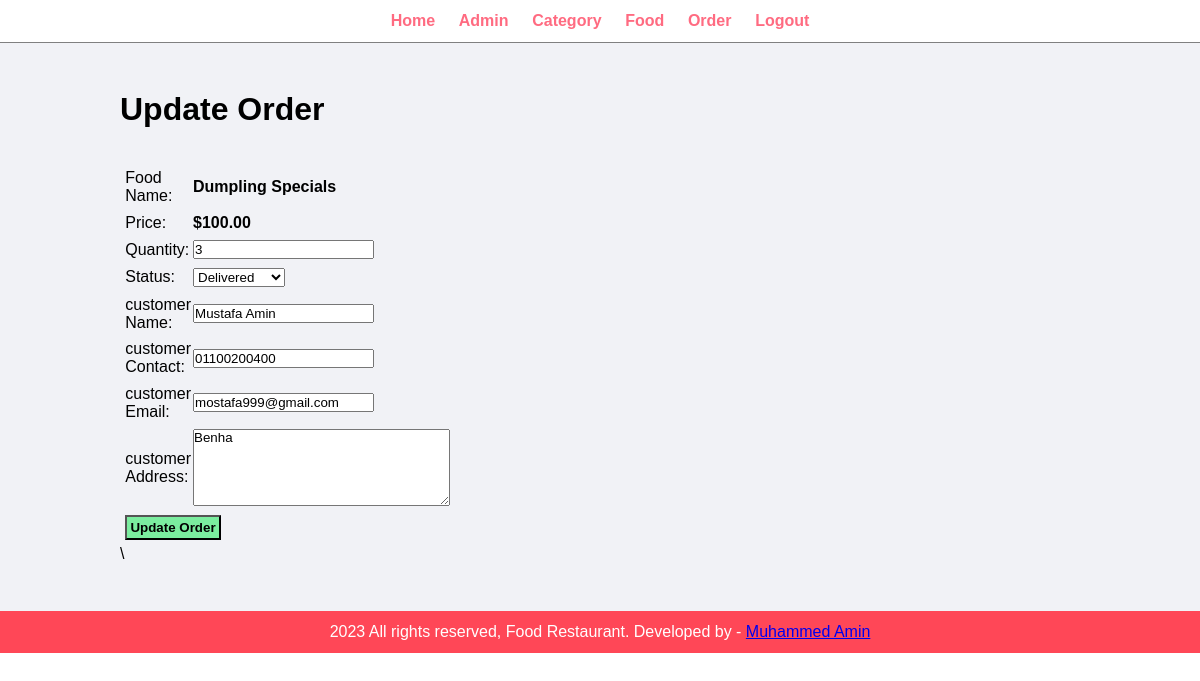
/admin/update-order.php?id=2 (signed in), run on the app's committed database.
### tables this page shows
CREATE TABLE `tbl_order` (
  `id` int(10) UNSIGNED NOT NULL,
  `food` varchar(150) NOT NULL,
  `price` decimal(10,2) NOT NULL,
  `quantity` int(11) NOT NULL,
  `total` decimal(10,2) NOT NULL,
  `order_date` datetime NOT NULL,
  `status` varchar(50) NOT NULL,
  `customer_name` varchar(150) NOT NULL,
  `customer_contact` varchar(20) NOT NULL,
  `customer_email` varchar(150) NOT NULL,
  `customer_address` varchar(255) NOT NULL
);

### admin/update-order.php (the view, shortened to what this page needs)
<?php include('partials/menu.php') ?>
<div class="main-content">
    <div class="wrapper">
        <h1>Update Order</h1>
        <br><br>
        <?php
        if (isset($_GET['id'])) {
            $id = $_GET['id'];
            $sql = "SELECT * FROM tbl_order WHERE id = $id";
            $res = mysqli_query($conn, $sql);
            $count = mysqli_num_rows($res);
            if ($count > 0) {
                $row = mysqli_fetch_assoc($res);
                 $food = $row['food'];
                 $price = $row['price'];
                 $qty = $row['quantity'];
                 $status = $row['status'];
                 $customer = $row['customer_name'];
                 $customer_contact = $row['customer_contact'];
                 $customer_email = $row['customer_email'];
                 $customer_address = $row['customer_address'];
            } else {
                header('location: ' . SITEURL . 'admin/manage-order.php');
            }
        } else {
            header('location: ' . SITEURL . 'admin/manage-order.php');
        }
        ?>
        <form action="" method="POST" enctype="multipart/form-data">
            <table class="tbl-30">
                <tr>
                    <td>Food Name: </td>
                    <td>
                        <b><?php echo $food ?></b>
                    </td>
                </tr>
                <tr>
                    <td>Price:</td>
                    <td>
                        <b>$<?php echo $price ?></b>
                    </td>
                </tr>
                <tr>
                    <td>Quantity: </td>
                    <td>
                        <input type="number" name="qty" value="<?php echo $qty ?>">
                    </td>
                </tr>
                <tr>
                    <td>Status: </td>
                    <td>
                        <select name="status">
                            <option <?php if($status == "Delivered"){echo "selected";} ?> value="Delivered">Delivered</option>
                        </select>
                    </td>
                </tr>
                <tr>
                    <td>customer Name:</td>
                    <td>
                        <input type="text" name="customerName" value="<?php echo $customer ?>">
                    </td>
                </tr>
                <tr>
                    <td>customer Contact:</td>
                    <td>
                        <input type="text" name="customerContact" value="<?php echo $customer_contact ?>">
                    </td>
                </tr>
                <tr>
                    <td>customer Email:</td>
                    <td>
                        <input type="email" name="customerEmail" value="<?php echo $customer_email ?>">
                    </td>
                </tr>
                <tr>
                    <td>customer Address:</td>
                    <td>
                        <textarea name="customerAddress" cols="30" rows="5"><?php echo $customer_address ?></textarea>
                    </td>
                </tr>
                <tr>
                    <td colspan="2">
                        <input type="submit" name="submit" value="Update Order" class="btn-secondary">
                    </td>
                </tr>
            </table>
        </form>\
    </div>
</div>
<?php include('partials/footer.php') ?>

### css/admin.css (style rules this page uses)
* { margin: 0; padding: 0; font-family: Arial, Helvetica, sans-serif; }
.wrapper { padding: 1%; width: 80%; margin: 0 auto; }
.tbl-30 { width: 30%; }
table tr td { padding: 1%; }
.btn-secondary { background-color: #7bed9f; padding: 1%; color: black; text-decoration: none; font-weight: bold; }
.main-content { background-color: #f1f2f6; padding: 3% 0; }

### data on the page
tbl_order: food "Dumpling Specials", price "100.00", qty "3", status "Delivered", customerName "Mustafa Amin", customerContact "01100200400", customerEmail "mostafa999@gmail.com", customerAddress "Benha"
